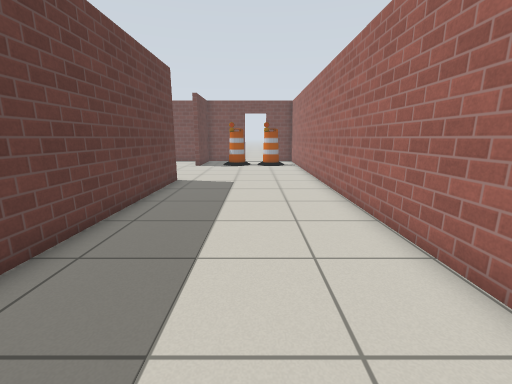
View 1 (above)

22 first-person views from a walk through a Gazebo world. The camera is 1 m above the floor, tilts 12° down and sees 90° across. Floor lines are 1 m apart. The floor is counted in squares, 0.5 m on a side. Each view is taken from the middle of a square. On the plan, view 1 faces up. The plan holds only what a view shows up to about 16 squares ahead; the rest is blank. Gazebo's built-in surfaces are drawn with simple patterns.

View 2
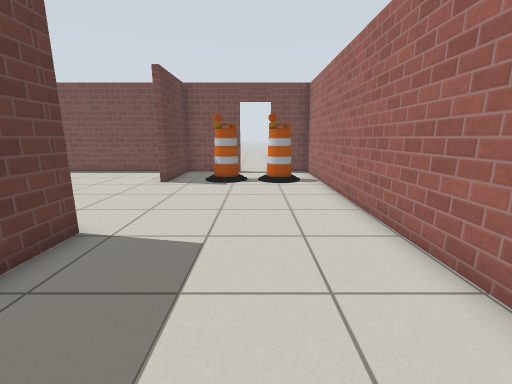

View 3
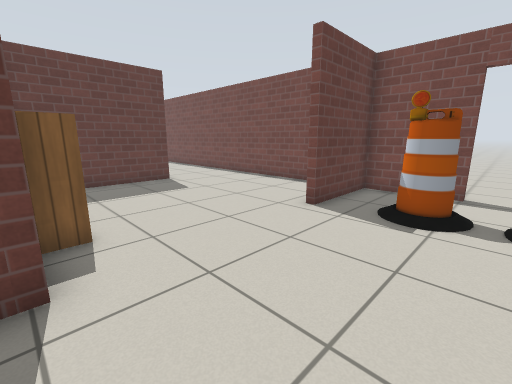

View 4
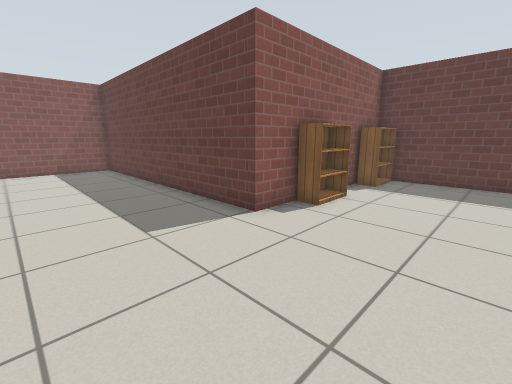

View 5
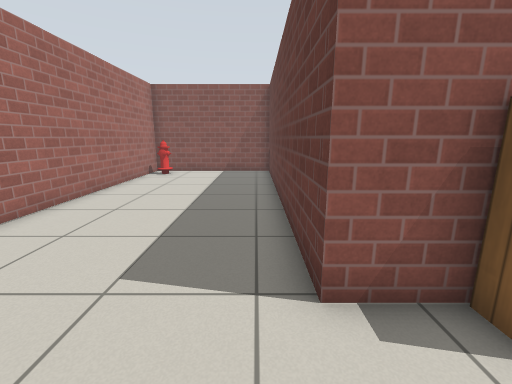

View 6
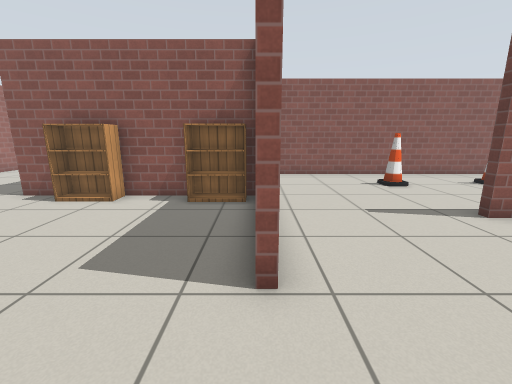

View 7
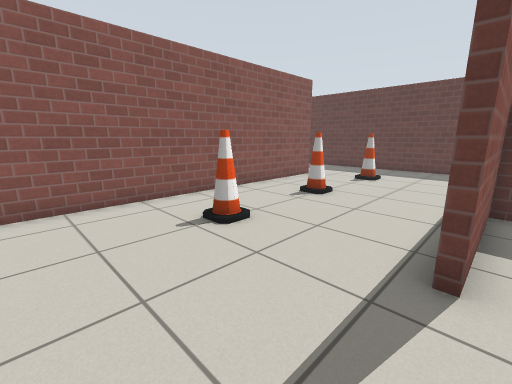

View 8
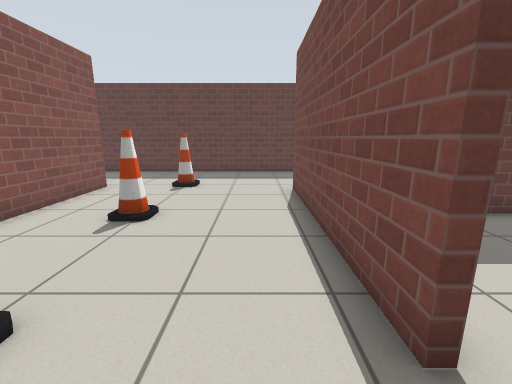

View 9
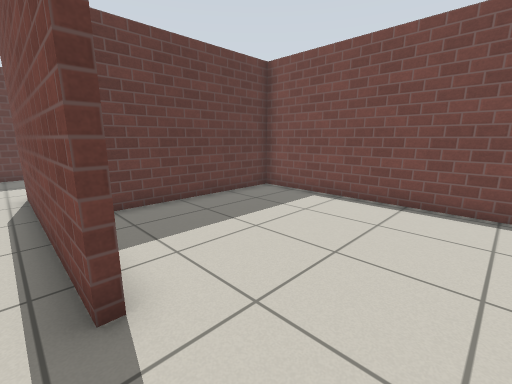

View 10
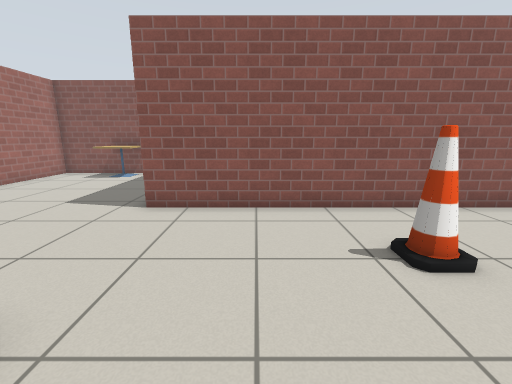

View 11
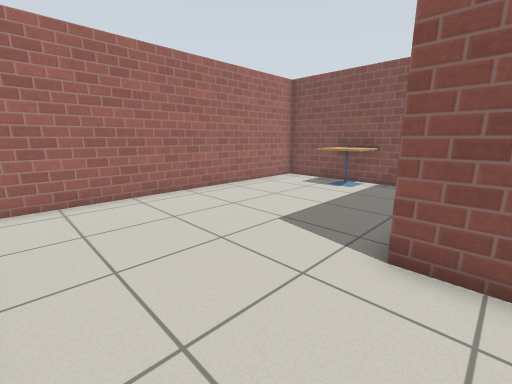

View 12
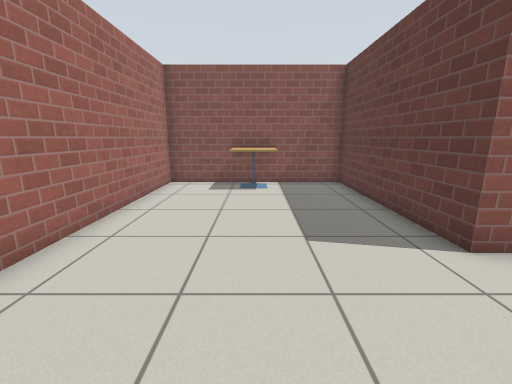

View 13
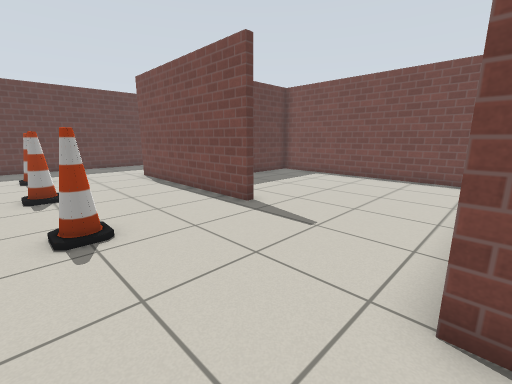

View 14
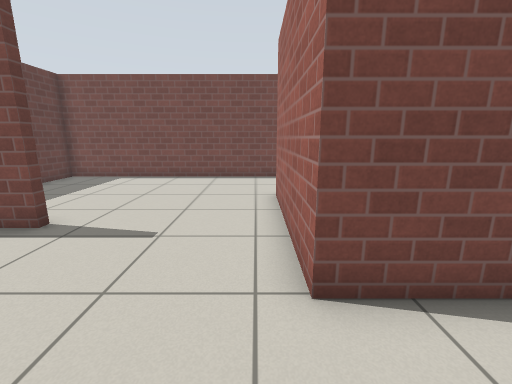

View 15
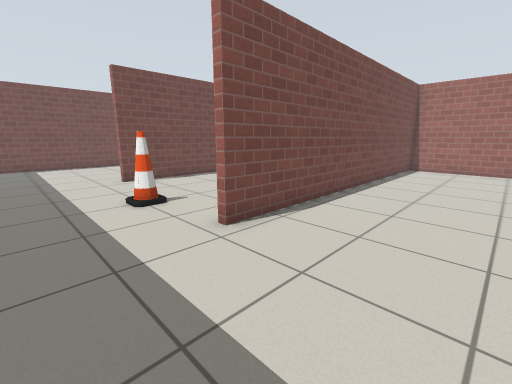

View 16
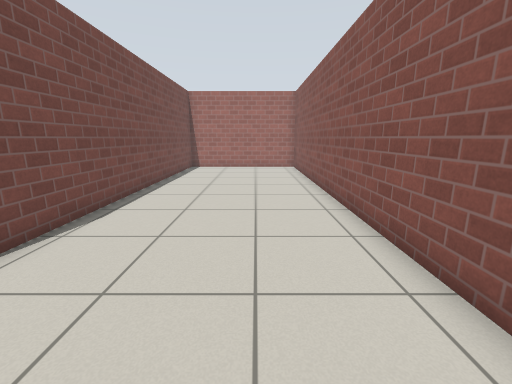

View 17
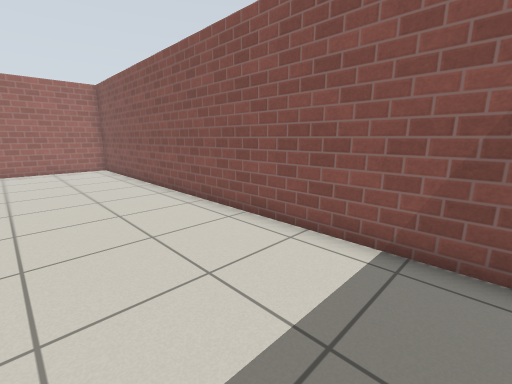

View 18
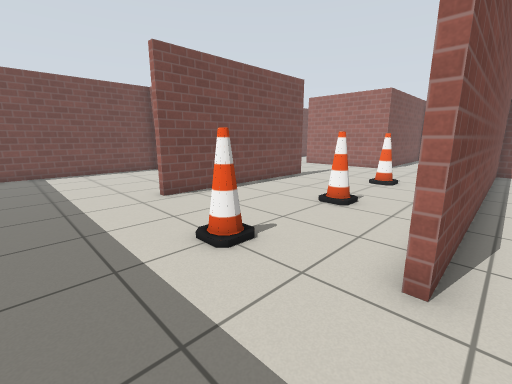

View 19
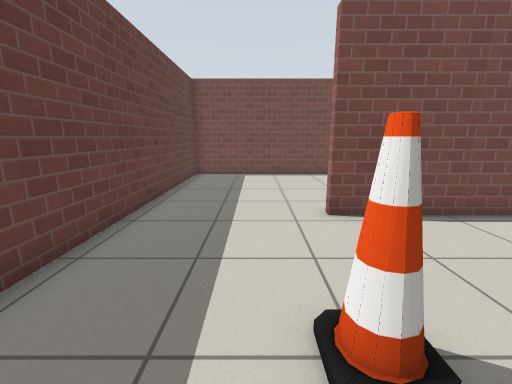

View 20
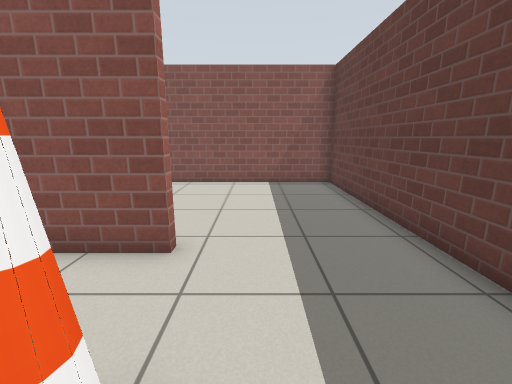

View 21
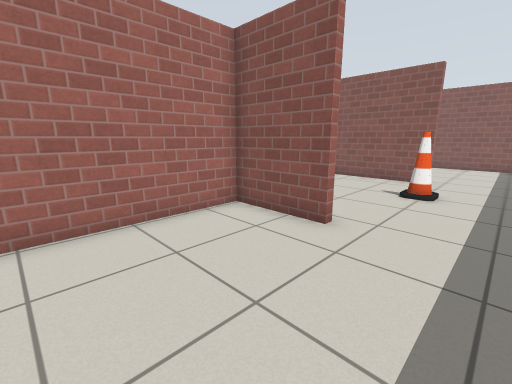

View 22
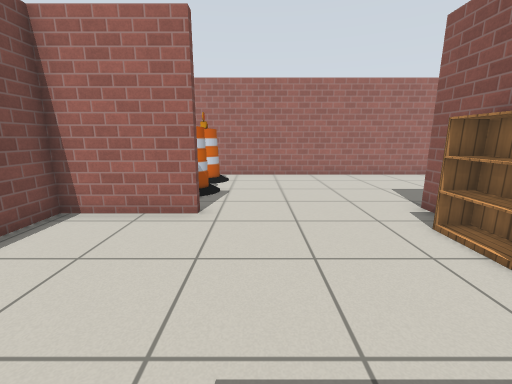

### Floor plan
Points are (right, up) in squares from view 1. A wall is a line through its corners. A room is listed if a view was taken in it or the views show most of it. See-through windows are left out.
Room 1 (views 1, 2, 3, 4, 5, 6, 22)
walls: (-4.4, 18.5) (-4.4, 22.3) (-12.4, 22.3); (-0.9, 22.3) (-4.1, 22.3) (-4.1, 18.5); (-12, 18) (-12, 12.2) (-3.8, 12.2) (-3.8, -0.6) (3, -0.6) (3, 22.3) (0.9, 22.3)
ways out: opening at (-12, 19.5) to room 6; open door at (-0.3, 22.3)
objects: bookshelf (-11, 13) to (-10, 13); bookshelf (-7, 13) to (-6, 13); barrel (-2, 19) to (-1, 20); barrel (1, 19) to (1, 20); fire hydrant (2, 0) to (2, 1)
Room 2 (views 7, 8, 9, 10, 11, 14, 19, 20)
walls: (-17.9, 14.8) (-17.9, 14.5) (-26.1, 14.5) (-26.1, 14.8); (-26.5, 6.8) (-11.8, 6.8); (-12.3, 11.9) (-12.3, 15.4); (-31.4, 15.6) (-31.4, 7.6)
ways out: opening at (-12, 9.5) to room 3; opening at (-28.5, 7) to room 4; opening at (-28.5, 15) to room 5; opening at (-15, 15) to room 6
objects: cone (-27, 10); cone (-22, 10); cone (-18, 10)
Room 3 (views 12, 13)
walls: (-11.8, 6.8) (-11.8, -0.6) (-4.1, -0.6) (-4.1, 11.3); (-9.7, 11.9) (-12.3, 11.9)
ways out: opening at (-12, 9.5) to room 2
objects: cafe table (-9, 0) to (-7, 1)
Room 4 (views 15, 16, 17, 18)
walls: (-31.4, 7.6) (-31.4, -0.6) (-12.1, -0.6) (-12.1, 6.5) (-26.5, 6.5) (-26.5, 6.8)
ways out: opening at (-28.5, 7) to room 2
Room 5 (view 21)
walls: (-26.1, 14.8) (-22.9, 14.8) (-22.9, 20.2); (-22.9, 22.3) (-31.4, 22.3) (-31.4, 15.6)
ways out: opening at (-28.5, 15) to room 2
Room 6 (no view inside)
walls: (-12.4, 22.3) (-22.6, 22.3) (-22.6, 14.8) (-17.9, 14.8); (-12.3, 15.4) (-12.3, 17.9)
ways out: opening at (-12, 19.5) to room 1; opening at (-15, 15) to room 2

Where each view was taken, in squares from view 1:
view 1: 0 up, 0 right, facing up
view 2: 7 up, 0 right, facing up
view 3: 12 up, 0 right, facing up-left
view 4: 17 up, 1 right, facing down-left
view 5: 15 up, 3 left, facing down
view 6: 21 up, 12 left, facing down
view 7: 15 up, 14 left, facing down-left
view 8: 13 up, 16 left, facing left
view 9: 14 up, 15 left, facing up-left
view 10: 14 up, 15 left, facing down
view 11: 11 up, 13 left, facing down-right
view 12: 11 up, 8 left, facing down
view 13: 9 up, 12 left, facing up-left
view 14: 9 up, 13 left, facing up
view 15: 2 up, 30 left, facing up-right
view 16: 2 up, 30 left, facing right
view 17: 4 up, 30 left, facing down-right
view 18: 6 up, 30 left, facing up-right
view 19: 8 up, 28 left, facing up
view 20: 11 up, 28 left, facing down
view 21: 20 up, 29 left, facing down-right
view 22: 17 up, 11 left, facing right
